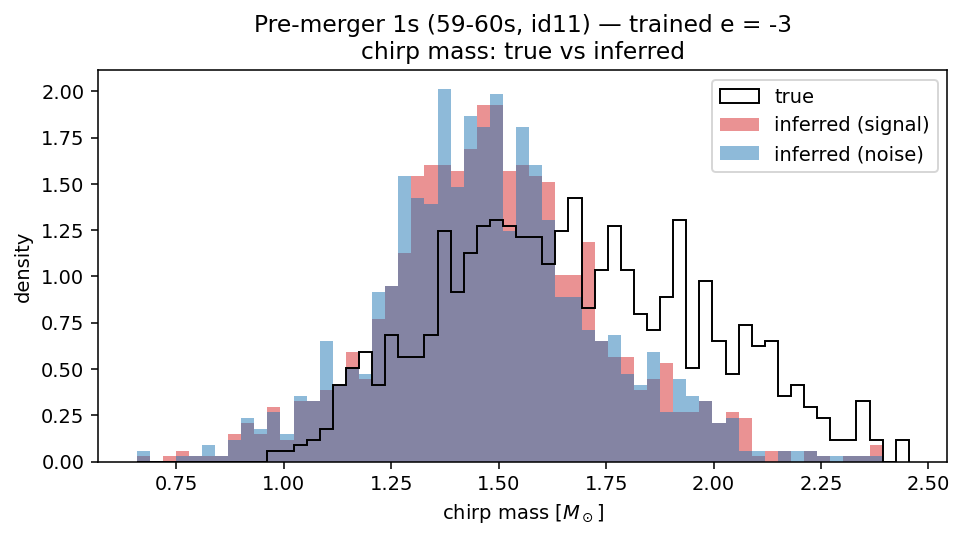
#> input picture diagnostics/3s_premerger/test_step_chirpmass_hist.png, 964 x 539 px, given in place of match_vs_resonator_count.png, which was not available
$ python crops.py ../../../../../diagnostics/3s_premerger out.png
#> lines starting #> are read from the running program, lines starting #| are printed output that depends on the picture; pictures that were not available may be replaced by others from this repository, and a replacement may not be noted
"""Crop legend and panel regions of the three replotted PNGs and list their most common colours."""
import sys
from collections import Counter
from pathlib import Path

from PIL import Image

src = Path(sys.argv[1])
out = Path(sys.argv[2])
jobs = {
    "match_vs_resonator_count.png": [("f1_legend", (60, 60, 360, 215)), ("f1_jump", (300, 50, 520, 520))],
    "match_vs_resonators_all_fits.png": [("f2_legend", (40, 835, 1400, 960)), ("f2_panel12", (360, 30, 720, 420))],
    "ring_time_vs_hold_time.png": [("f3_legend", (280, 1090, 1120, 1160)), ("f3_panel_clean", (690, 570, 1250, 1090))],
}
for name, boxes in jobs.items():
    im = Image.open(src / name).convert("RGB")
    print(name, im.size)
#| match_vs_resonator_count.png (964, 539)
    cnt = Counter(im.getdata())
#> cnt = 269 items
    print("  top colours:", ", ".join(f"#{r:02x}{g:02x}{b:02x}:{n}" for (r, g, b), n in cnt.most_common(14)))
#|   top colours: #ffffff:410635, #8484a3:71248, #8ebad9:6872, #ea9293:6738, #383838:4382, #000000:3367, #060606:3036, #030304:1425, #d7d7d7:1250, #1d1d24:575, #7f7f7f:464, #5f5f5f:358, #1f1f1f:326, #dfdfdf:263
    for tag, box in boxes:
        c = im.crop(box)
        c = c.resize((c.width * 2, c.height * 2), Image.LANCZOS)
        c.save(out / f"{tag}.png")
#> this loop made 2 passes
#> pass 1, `c = im.crop(box)`:
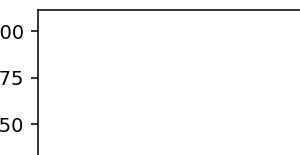
#> c: PIL image 300x155 RGB; min 0, max 255, mean 249.6
#> pass 1, `c = c.resize((c.width * 2, c.height * 2), Image.LANCZOS)`:
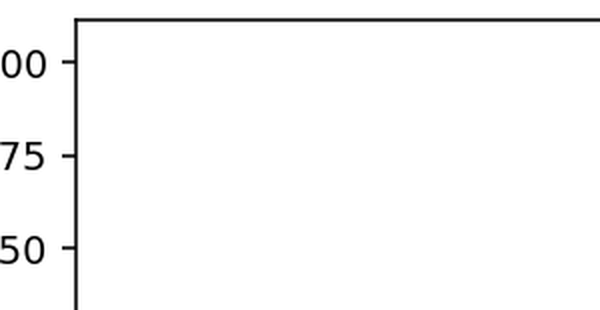
#> c: PIL image 600x310 RGB; min 0, max 255, mean 249.3
#> pass 2, `c = im.crop(box)`:
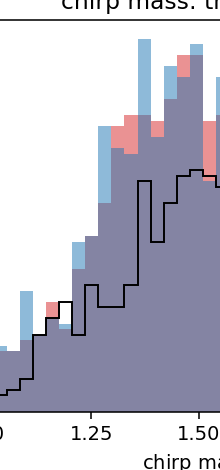
#> c: PIL image 220x470 RGB; mean R, G, B 192, 191.7, 205.7
#> pass 2, `c = c.resize((c.width * 2, c.height * 2), Image.LANCZOS)`:
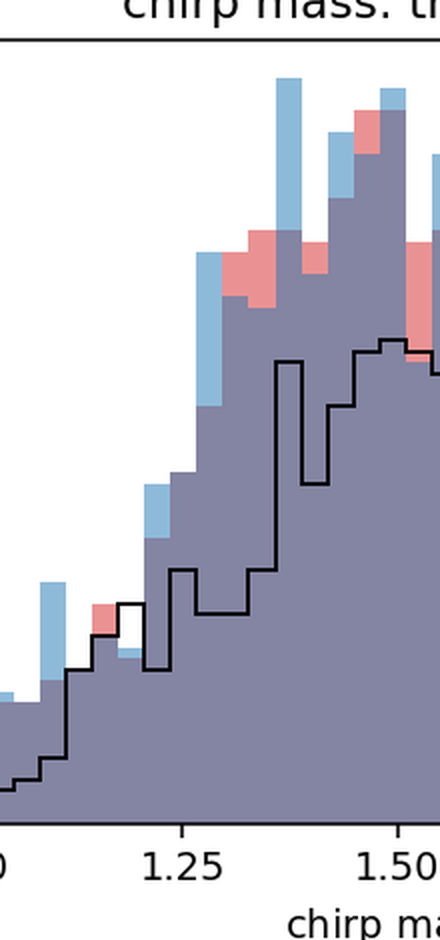
#> c: PIL image 440x940 RGB; mean R, G, B 191.9, 191.6, 205.6
#> pass 2 of the loop `for name, boxes in jobs.items():`:
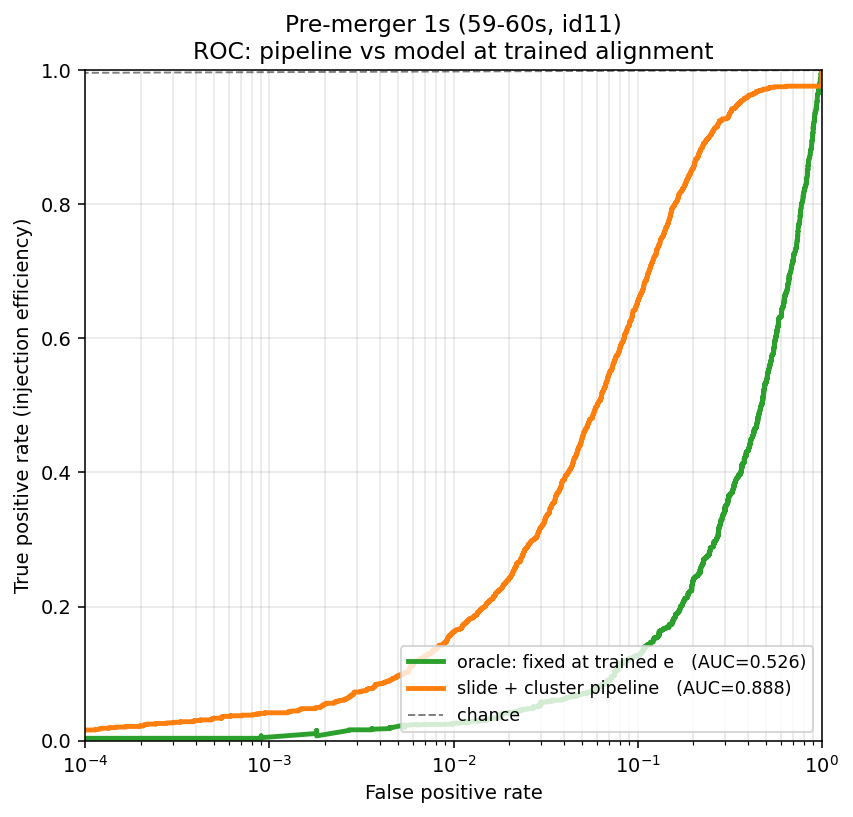
#> input picture diagnostics/3s_premerger/roc_pipeline_vs_oracle.png, 853 x 817 px, given in place of match_vs_resonators_all_fits.png, which was not available
#> im: PIL image 853x817 RGB
#| match_vs_resonators_all_fits.png (853, 817)
#> cnt = 1107 items
#|   top colours: #ffffff:608236, #ececec:46357, #ff7f0e:5202, #2ca02c:4488, #000000:3187, #fbfbfb:2901, #383838:2861, #343434:2136, #d7d7d7:1636, #d4ebd4:1087, #dddddd:599, #7f7f7f:541, #3f3f3f:360, #020202:351
#> the loop `for tag, box in boxes:` made 2 passes
#> pass 2, `c = im.crop(box)`:
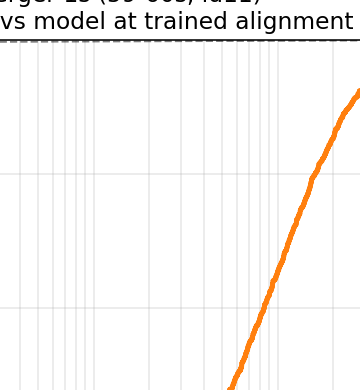
#> c: PIL image 360x390 RGB; mean R, G, B 248.5, 246.8, 245.4
#> pass 2, `c = c.resize((c.width * 2, c.height * 2), Image.LANCZOS)`:
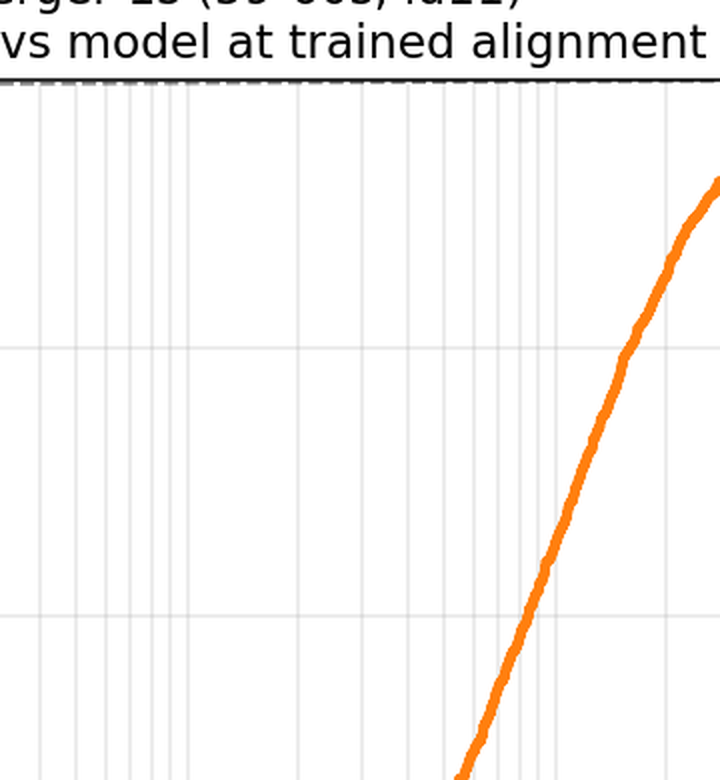
#> c: PIL image 720x780 RGB; mean R, G, B 248.2, 246.5, 245.1
